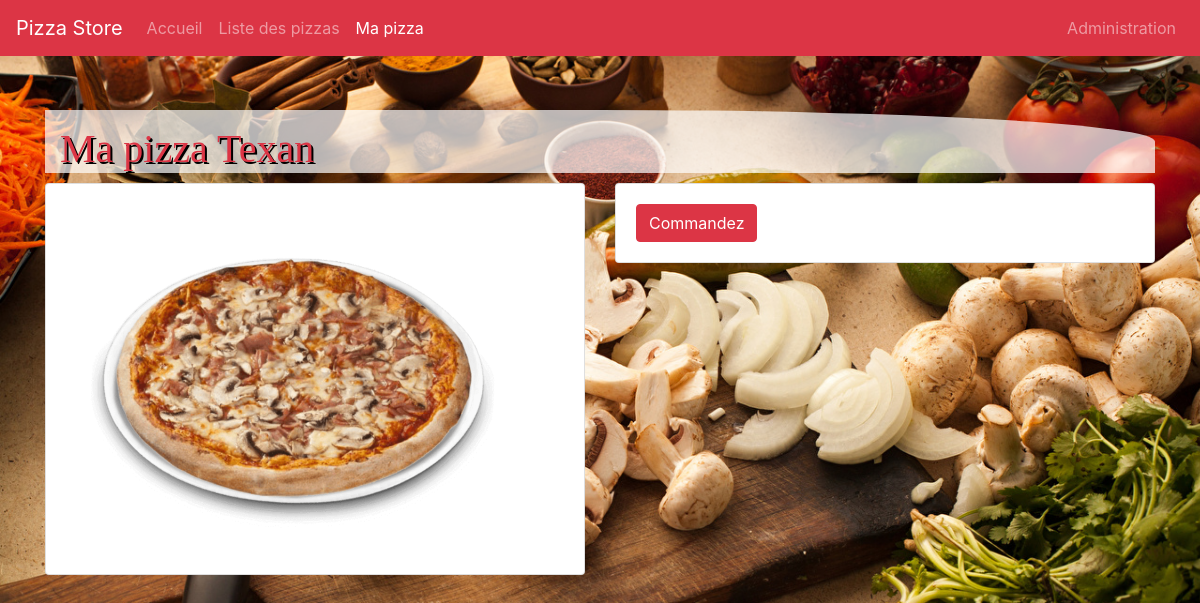
/pizza_single.php?id=2, run on the app's committed database.
### tables this page shows
CREATE TABLE `pizza` (
  `id` int(11) NOT NULL,
  `name` varchar(45) DEFAULT NULL,
  `price` decimal(11,2) DEFAULT NULL,
  `image` varchar(255) DEFAULT NULL,
  `category` varchar(45) DEFAULT NULL,
  `description` varchar(45) DEFAULT NULL
);

### pizza_single.php (the view, shortened to what this page needs)
<?php
    require_once(__DIR__.'/config/database.php');
    if (!empty($_GET['id']))
    {
        $id_pizza = intval($_GET['id']);
        $query = $db->prepare('SELECT * FROM pizza WHERE id = :id_pizza');
        $query->bindValue(':id_pizza', $id_pizza, PDO::PARAM_STR);
        $query->execute();
        $pizza = $query->fetch();
        require_once(__DIR__.'/partials/header.php');
?>
    <main class="container">
        <h1 class="page-title">Ma pizza <?= $pizza['name']; ?></h1>
        <div class="row">
            <div class="col-md-6">
                <div class="card">
                    <div class="card-body">
                        <img class="img-fluid" src="<?= $pizza['image']; ?>" alt=<?php echo $pizza['name']; ?>>
                    </div>
                </div>
            </div>
            <div class="col-md-6">
                <div class="card">
                    <div class="card-body">
                        <a href="<?= 'pizza_single.php?id='.$pizza['id']; ?>" class="btn btn-danger">Commandez</a>
                    </div>
                </div>
            </div>
        </div>
    </main>
<?php
    }
    else
    {
        echo "404 - Pizza introuvable !";
    }
    require_once(__DIR__.'/partials/footer.php');
?>

### assets/css/style.css (style rules this page uses)
body { background-image: url("../img/planche.jpg"); background-repeat: no-repeat; background-attachment: fixed; background-size: cover; }
.page-title { font-family: 'Alfa Slab One', cursive; margin-top: 30px; margin-bottom: 10px; padding-top: 15px; padding-left: 15px; padding-bottom: 2px solid #e8e8e8; background-color: rgba(255, 255, 255, 0.7); color: #dc3545; border-radius: 0 50% 0 0; text-shadow: 2px 2px #000000; }
img { z-index: 2015; }

### assets/css/starter-template.css (style rules this page uses)
body { padding-top: 5rem; }

### data on the page
pizza: name "Texan", image (picture)

### other printed values
$siteName "Pizza Store"
